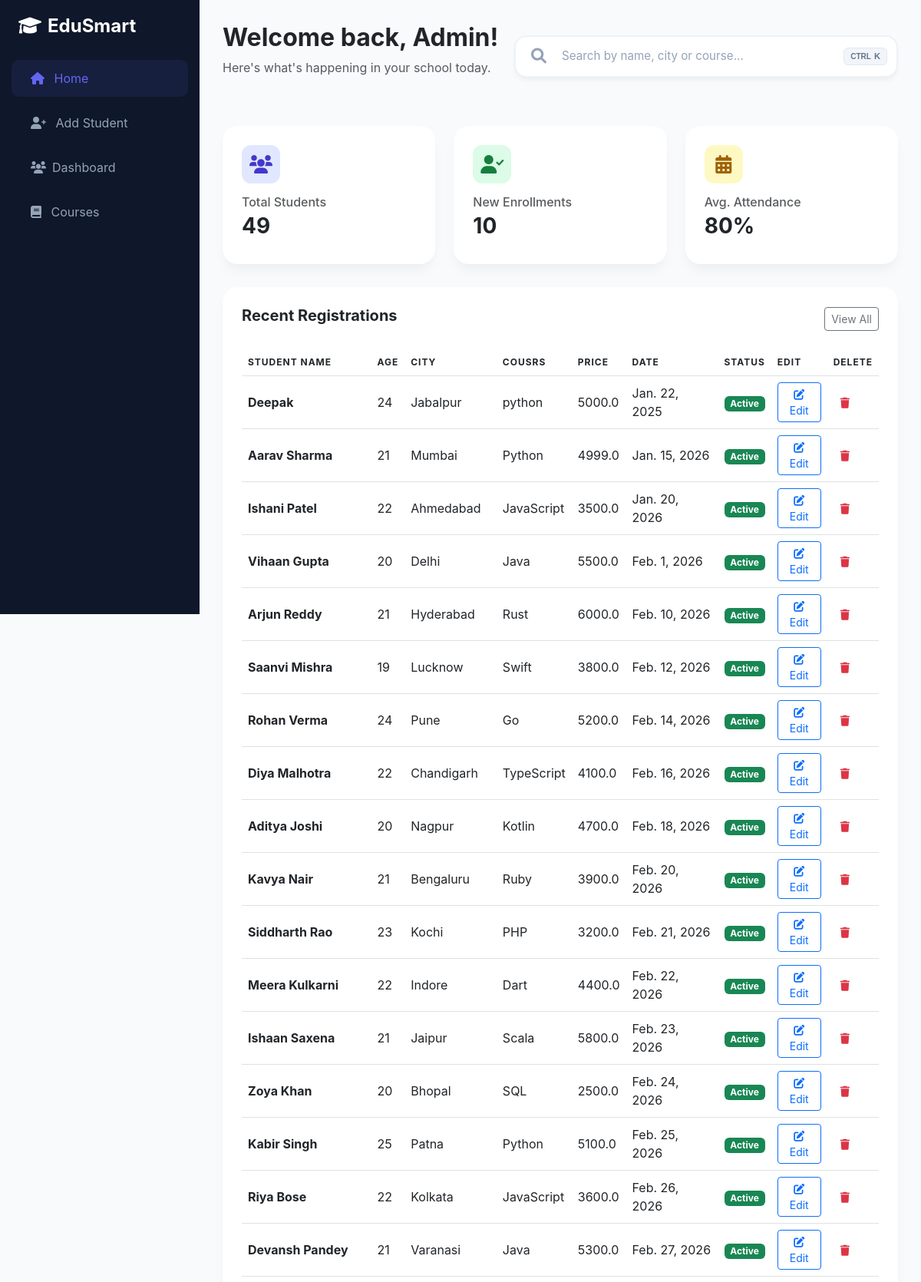
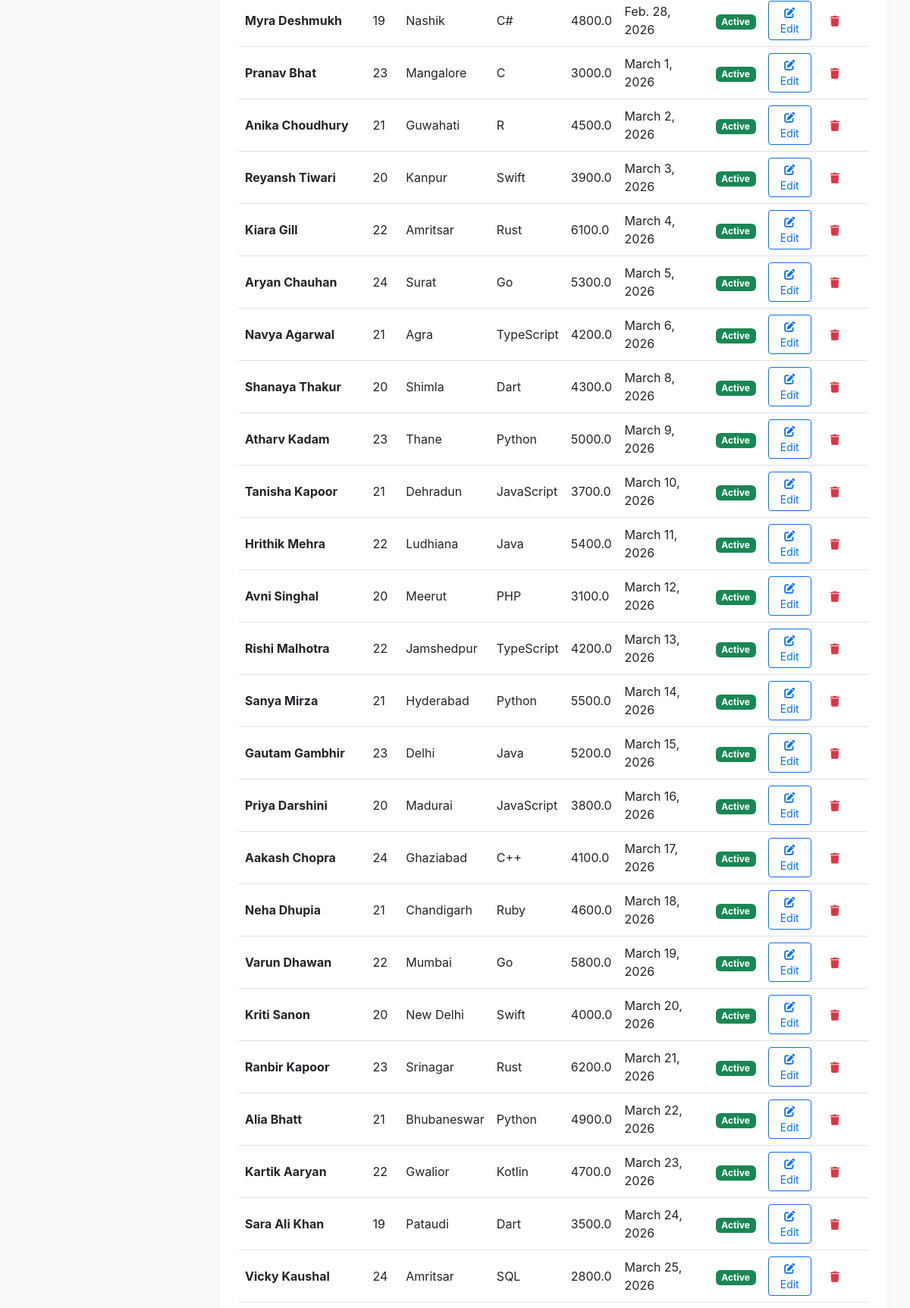
/dashboard/ (upper part), run on the app's committed database (2 pictures, top to bottom).
### app1/models.py (models this page shows)
class Student(models.Model):
    name = models.CharField(max_length=100)
    age = models.IntegerField()
    city = models.CharField(max_length=100)
    COURSE_CHOICES = (
        ('python', 'Python'),
        ('django', 'Django'),
        ('react', 'React'),
        ('javescript', 'JavaScript'),
        ('java', 'Java'),
        ('c++', 'C++'),
    )
    course = models.CharField(max_length=100, choices=COURSE_CHOICES)
    price = models.FloatField()
    date = models.DateField()

### app1/views.py (the view)
# urls.py: path('dashboard/', dashboard , name='dashboard'),
def dashboard(request):
    students = Student.objects.all()
    total = students.count()
    context = {
        'students': students,
        'total': total,
    }
    return render(request,'app1/dashboard.html',context)

### app1/templates/app1/dashboard.html (shortened to what this page needs)
<!DOCTYPE html>
<html lang="en">
<head>
    <link href="https://cdn.jsdelivr.net/npm/bootstrap@5.3.0/dist/css/bootstrap.min.css" rel="stylesheet">
    <link rel="stylesheet" href="https://cdnjs.cloudflare.com/ajax/libs/font-awesome/6.0.0/css/all.min.css">
</head>
<body>
    <div class="sidebar">
        <div class="px-4 mb-4">
            <h4 class="fw-bold text-white"><i class="fas fa-graduation-cap me-2"></i>EduSmart</h4>
        </div>
        <nav class="nav flex-column">
            <a class="nav-link active" href="{% url 'home' %}"><i class="fas fa-home me-2"></i> Home</a>
            <a class="nav-link" href="{% url 'add' %}"><i class="fas fa-user-plus me-2"></i> Add Student</a>
            <a class="nav-link" href="{% url 'dashboard' %}"><i class="fas fa-users me-2"></i>Dashboard</a>
            <a class="nav-link" href="{% url 'course' %}"><i class="fas fa-book me-2"></i> Courses</a>
        </nav>
    </div>
    <div class="content">
        <div class="d-flex justify-content-between align-items-center mb-5">
            <div>
                <h2 class="fw-bold text-dark">Welcome back, Admin!</h2>
                <p class="text-muted">Here's what's happening in your school today.</p>
            </div>
            <form method="GET" action="{% url 'student_record_view' %}"
                class="premium-search-container d-none d-lg-block">
                <div class="search-wrapper-inner">
                    <button type="submit" class="search-icon-btn">
                        <i class="fa-solid fa-magnifying-glass fs-5"></i>
                    </button>
                    <input type="text" name="search" class="premium-search-input"
                        placeholder="Search by name, city or course..." value="{{ search_query|default:'' }}"
                        autocomplete="off">
                    <div class="search-kbd">
                        <span style="font-size: 10px;">CTRL</span>
                        <span>K</span>
                    </div>
                </div>
            </form>
        </div>
        <div class="row g-4">
            <div class="col-md-4">
                <div class="stat-card">
                    <div class="icon-shape bg-soft-primary">
                        <i class="fas fa-users"></i>
                    </div>
                    <h6 class="text-muted mb-1">Total Students</h6>
                    <h3 class="fw-bold">{{ total }}</h3>
                </div>
            </div>
            <div class="col-md-4">
                <div class="stat-card">
                    <div class="icon-shape bg-soft-success">
                        <i class="fas fa-user-check"></i>
                    </div>
                    <h6 class="text-muted mb-1">New Enrollments</h6>
                    <h3 class="fw-bold">10</h3>
                </div>
            </div>
            <div class="col-md-4">
                <div class="stat-card">
                    <div class="icon-shape bg-soft-warning">
                        <i class="fas fa-calendar-alt"></i>
                    </div>
                    <h6 class="text-muted mb-1">Avg. Attendance</h6>
                    <h3 class="fw-bold">80%</h3>
                </div>
            </div>
        </div>
        <div class="table-container">
            <div class="d-flex justify-content-between align-items-center mb-4">
                <h5 class="fw-bold">Recent Registrations</h5>
                <button class="btn btn-sm btn-outline-secondary">View All</button>
            </div>
            <div class="table-responsive">
                <table class="table custom-table align-middle">
                    <thead>
                        <tr>
                            <th>Student Name</th>
                            <th>Age</th>
                            <th>City</th>
                            <th>Cousrs</th>
                            <th>Price</th>
                            <th>Date</th>
                            <th>Status</th>
                            <th>Edit</th>
                            <th>Delete</th>
                        </tr>
                    </thead>
                    <tbody>
                        {% for student in students %}
                        <tr>
                            <td>
                                <div class="d-flex align-items-center">
                                    <strong>{{ student.name }}</strong>
                                </div>
                            </td>
                            <td>{{ student.age }}</td>
                            <td>{{ student.city }}</td>
                            <td>{{ student.course }}</td>
                            <td>{{ student.price }}</td>
                            <td>{{ student.date }}</td>
                            <td><span class="badge bg-success">Active</span></td>
                            <td>
                                <a href="{% url 'update_student' student.id %}" class="btn btn-sm btn-outline-primary">
                                    <i class="fas fa-edit"></i> Edit
                                </a>
                            </td>
                            <td>
                                <a href="{% url 'delete_student' student.id %}">
                                    <button class="btn btn-sm text-danger">
                                        <i class="fas fa-trash"></i>
                                    </button>
                                </a>
                                {% endfor %}
                    </tbody>
                </table>
            </div>
        </div>
    </div>
</body>
</html>

### app1/templates/app1/dashboard.html (style rules this page uses)
:root { --sidebar-bg: #0f172a; --main-bg: #f8fafc; --accent: #6366f1; }
body { background-color: var(--main-bg); font-family: 'Inter', sans-serif; overflow-x: hidden; }
.sidebar { height: 100vh; width: 260px; position: fixed; background: var(--sidebar-bg); color: white; padding-top: 20px; transition: all 0.3s; }
.sidebar .nav-link { color: #94a3b8; padding: 12px 25px; margin: 5px 15px; border-radius: 10px; transition: 0.3s; }
.sidebar .nav-link:hover, .sidebar .nav-link.active { background: rgba(99, 102, 241, 0.1); color: var(--accent); }
.content { margin-left: 260px; padding: 30px; }
.stat-card { background: white; border: none; border-radius: 20px; padding: 25px; box-shadow: 0 10px 15px -3px rgba(0, 0, 0, 0.05); transition: transform 0.3s ease; }
.icon-shape { width: 50px; height: 50px; border-radius: 12px; display: flex; align-items: center; justify-content: center; font-size: 24px; margin-bottom: 15px; }
.bg-soft-primary { background: #e0e7ff; color: #4338ca; }
.bg-soft-success { background: #dcfce7; color: #15803d; }
.bg-soft-warning { background: #fef9c3; color: #a16207; }
.table-container { background: white; border-radius: 20px; padding: 25px; box-shadow: 0 10px 15px -3px rgba(0, 0, 0, 0.05); margin-top: 30px; }
.custom-table thead { background: #f1f5f9; color: #64748b; text-transform: uppercase; font-size: 0.75rem; letter-spacing: 1px; }
.premium-search-container { position: relative; max-width: 500px; width: 100%; transition: all 0.4s cubic-bezier(0.165, 0.84, 0.44, 1); }
.search-wrapper-inner { position: relative; display: flex; align-items: center; background: #ffffff; border: 2px solid #eef2f6; border-radius: 16px; padding: 4px 12px; transition: all 0.3s ease; box-shadow: 0 4px 6px -1px rgba(0, 0, 0, 0.05); }
.search-icon-btn { background: none; border: none; color: #94a3b8; padding: 8px; display: flex; align-items: center; justify-content: center; transition: color 0.3s; }
.premium-search-input { flex: 1; border: none; outline: none; padding: 10px 12px; font-size: 0.95rem; font-weight: 500; color: #1e293b; background: transparent; }
.premium-search-input::placeholder { color: #94a3b8; font-weight: 400; }
.search-kbd { display: flex; align-items: center; gap: 4px; background: #f1f5f9; border: 1px solid #e2e8f0; border-radius: 6px; padding: 2px 8px; font-family: sans-serif; font-size: 0.7rem; font-weight: 700; color: #64748b; pointer-events: none; }

### data on the page
Student: name "Deepak", age "24", city "Jabalpur", course "python", price "5000.0", date "Jan. 22, 2025"
Student: name "Aarav Sharma", age "21", city "Mumbai", course "Python", price "4999.0", date "Jan. 15, 2026"
Student: name "Ishani Patel", age "22", city "Ahmedabad", course "JavaScript", price "3500.0", date "Jan. 20, 2026"
Student: name "Vihaan Gupta", age "20", city "Delhi", course "Java", price "5500.0", date "Feb. 1, 2026"
Student: name "Arjun Reddy", age "21", city "Hyderabad", course "Rust", price "6000.0", date "Feb. 10, 2026"
Student: name "Saanvi Mishra", age "19", city "Lucknow", course "Swift", price "3800.0", date "Feb. 12, 2026"
Student: name "Rohan Verma", age "24", city "Pune", course "Go", price "5200.0", date "Feb. 14, 2026"
Student: name "Diya Malhotra", age "22", city "Chandigarh", course "TypeScript", price "4100.0", date "Feb. 16, 2026"
Student: name "Aditya Joshi", age "20", city "Nagpur", course "Kotlin", price "4700.0", date "Feb. 18, 2026"
Student: name "Kavya Nair", age "21", city "Bengaluru", course "Ruby", price "3900.0", date "Feb. 20, 2026"
Student: name "Siddharth Rao", age "23", city "Kochi", course "PHP", price "3200.0", date "Feb. 21, 2026"
Student: name "Meera Kulkarni", age "22", city "Indore", course "Dart", price "4400.0", date "Feb. 22, 2026"
Student: name "Ishaan Saxena", age "21", city "Jaipur", course "Scala", price "5800.0", date "Feb. 23, 2026"
Student: name "Zoya Khan", age "20", city "Bhopal", course "SQL", price "2500.0", date "Feb. 24, 2026"
Student: name "Kabir Singh", age "25", city "Patna", course "Python", price "5100.0", date "Feb. 25, 2026"
Student: name "Riya Bose", age "22", city "Kolkata", course "JavaScript", price "3600.0", date "Feb. 26, 2026"
Student: name "Devansh Pandey", age "21", city "Varanasi", course "Java", price "5300.0", date "Feb. 27, 2026"
Student: name "Myra Deshmukh", age "19", city "Nashik", course "C#", price "4800.0", date "Feb. 28, 2026"
Student: name "Pranav Bhat", age "23", city "Mangalore", course "C", price "3000.0", date "March 1, 2026"
Student: name "Anika Choudhury", age "21", city "Guwahati", course "R", price "4500.0", date "March 2, 2026"
Student: name "Reyansh Tiwari", age "20", city "Kanpur", course "Swift", price "3900.0", date "March 3, 2026"
Student: name "Kiara Gill", age "22", city "Amritsar", course "Rust", price "6100.0", date "March 4, 2026"
Student: name "Aryan Chauhan", age "24", city "Surat", course "Go", price "5300.0", date "March 5, 2026"
Student: name "Navya Agarwal", age "21", city "Agra", course "TypeScript", price "4200.0", date "March 6, 2026"
Student: name "Shanaya Thakur", age "20", city "Shimla", course "Dart", price "4300.0", date "March 8, 2026"
Student: name "Atharv Kadam", age "23", city "Thane", course "Python", price "5000.0", date "March 9, 2026"
Student: name "Tanisha Kapoor", age "21", city "Dehradun", course "JavaScript", price "3700.0", date "March 10, 2026"
Student: name "Hrithik Mehra", age "22", city "Ludhiana", course "Java", price "5400.0", date "March 11, 2026"
Student: name "Avni Singhal", age "20", city "Meerut", course "PHP", price "3100.0", date "March 12, 2026"
Student: name "Rishi Malhotra", age "22", city "Jamshedpur", course "TypeScript", price "4200.0", date "March 13, 2026"
Student: name "Sanya Mirza", age "21", city "Hyderabad", course "Python", price "5500.0", date "March 14, 2026"
Student: name "Gautam Gambhir", age "23", city "Delhi", course "Java", price "5200.0", date "March 15, 2026"
Student: name "Priya Darshini", age "20", city "Madurai", course "JavaScript", price "3800.0", date "March 16, 2026"
Student: name "Aakash Chopra", age "24", city "Ghaziabad", course "C++", price "4100.0", date "March 17, 2026"
Student: name "Neha Dhupia", age "21", city "Chandigarh", course "Ruby", price "4600.0", date "March 18, 2026"
Student: name "Varun Dhawan", age "22", city "Mumbai", course "Go", price "5800.0", date "March 19, 2026"
Student: name "Kriti Sanon", age "20", city "New Delhi", course "Swift", price "4000.0", date "March 20, 2026"
Student: name "Ranbir Kapoor", age "23", city "Srinagar", course "Rust", price "6200.0", date "March 21, 2026"
Student: name "Alia Bhatt", age "21", city "Bhubaneswar", course "Python", price "4900.0", date "March 22, 2026"
Student: name "Kartik Aaryan", age "22", city "Gwalior", course "Kotlin", price "4700.0", date "March 23, 2026"
Student: name "Sara Ali Khan", age "19", city "Pataudi", course "Dart", price "3500.0", date "March 24, 2026"
Student: name "Vicky Kaushal", age "24", city "Amritsar", course "SQL", price "2800.0", date "March 25, 2026"

### other printed values
{{ total }} "49"
